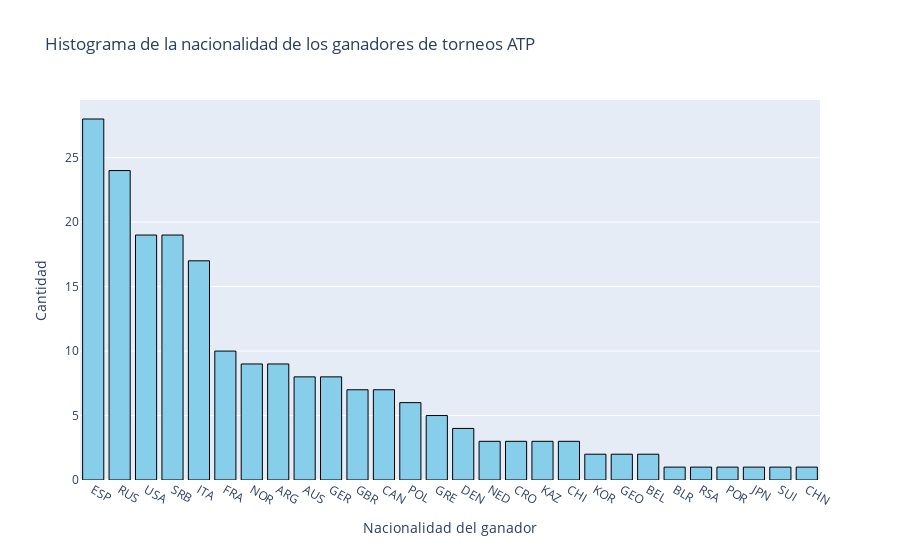

Notebook code cell kept with this figure:
### Markdown cell above
### Nacionalidad más común de los campeones

### Code cell
# Filtramos por nacionalidad
campeones_nacionalidad = pd.DataFrame(finales['ganador_pais'].value_counts()).reset_index()

#Lo hacemos por Plotly que es más completo
fig = go.Figure(data=[go.Bar(x=campeones_nacionalidad['ganador_pais'], 
                              y=campeones_nacionalidad['count'],
                              marker_color='skyblue', 
                              marker_line_color='black',
                              marker_line_width=1)])

fig.update_layout(title='Histograma de la nacionalidad de los ganadores de torneos ATP',
                  xaxis_title='Nacionalidad del ganador',
                  yaxis_title='Cantidad')

fig.show()

### Figure 1 — Plotly figure (JSON) as saved in the notebook; plotly's stock layout.template omitted (floating-point values rounded to 4 significant figures)
{"data": [{"marker": {"color": "skyblue", "line": {"color": "black", "width": 1}}, "type": "bar", "x": ["ESP", "RUS", "USA", "SRB", "ITA", "FRA", "NOR", "ARG", "AUS", "GER", "GBR", "CAN", "POL", "GRE", "DEN", "NED", "CRO", "KAZ", "CHI", "KOR", "GEO", "BEL", "BLR", "RSA", "POR", "JPN", "SUI", "CHN"], "y": [28, 24, 19, 19, 17, 10, 9, 9, 8, 8, 7, 7, 6, 5, 4, 3, 3, 3, 3, 2, 2, 2, 1, 1, 1, 1, 1, 1]}], "layout": {"title": {"text": "Histograma de la nacionalidad de los ganadores de torneos ATP"}, "xaxis": {"title": {"text": "Nacionalidad del ganador"}}, "yaxis": {"title": {"text": "Cantidad"}}}}
